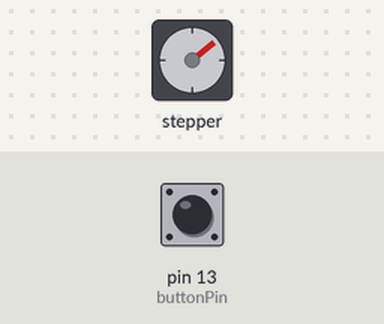
Recording of a sketch running on a simulated Arduino Uno, built with avr-gcc and run on an emulated ATmega328P. On the bench: stepper motor. Inputs (shaded band) come from the test bench; at power-on: pin 13 (buttonPin) HIGH. Stepper angles assume 2048 steps per turn.

Above: at 1.2 s.
1.3 s: pin 13 (buttonPin) pulled LOW for 0.15 s
At 1.96 s:
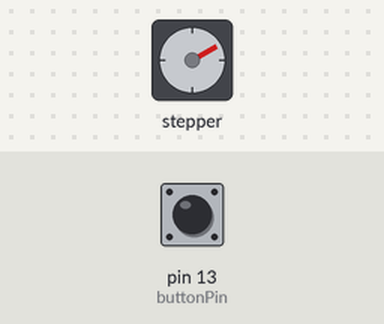
4.4 s: pin 13 (buttonPin) pulled LOW for 1 s
At 4.68 s:
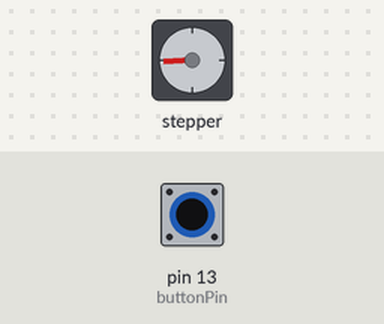
Timing chart, 0 to 19.4 s (numbered marks = the images above; inputs shaded):
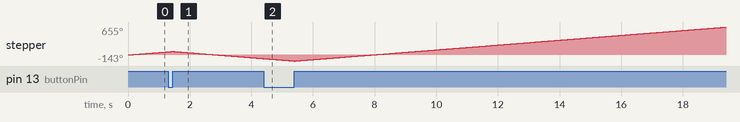

The sketch:

Stepper_Motors.ino
```cpp
#include <Stepper.h>

int SPR = 2048;
Stepper mot(SPR, 8, 10, 9, 11);

int buttonPin = 13;
int buttonOld = 1;
int buttonNew;

int motState = 1;   //Clockwise

int dt = 500;

int motSpeed = 10;

void setup() {
  // put your setup code here, to run once:

  Serial.begin(500000);

  mot.setSpeed(motSpeed);

  pinMode(buttonPin,INPUT);
}

void loop() {
  // put your main code here, to run repeatedly:

  digitalWrite(buttonPin,HIGH);
  buttonNew = digitalRead(buttonPin);

  if(buttonOld == 0 && buttonNew == 1){
    motState = motState *-1;
}

mot.step(motState);

buttonOld = buttonNew;


}
```
